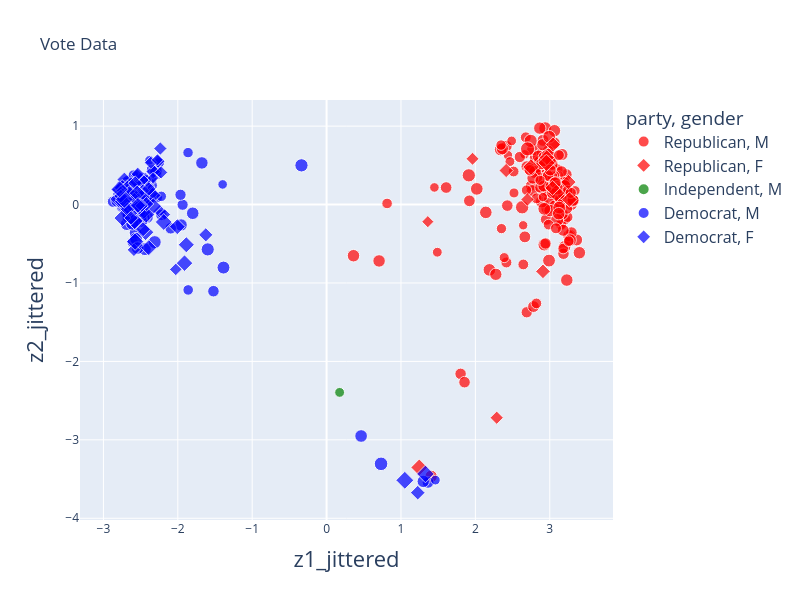

Notebook cell for this chart:
### Code cell
fig = px.scatter(vote_2d, x='z1_jittered', y='z2_jittered', color='party', symbol="gender", size='age',
           title='Vote Data', width=800, height=600, size_max=10,
           opacity = 0.7,
           color_discrete_map={'Democrat':'blue', 'Republican':'red', "Independent": "green"},
           hover_data=['first', 'last', 'state', 'party', 'gender', 'age'])

# Increase axis title size
fig.update_layout(
  xaxis_title=dict(font=dict(size=22)),
  yaxis_title=dict(font=dict(size=22))
)

# Increase legend text size
fig.update_layout(legend=dict(font=dict(size=16)))

### Figure 1 — Plotly figure (JSON) as saved in the notebook; plotly's stock layout.template omitted (floating-point values rounded to 4 significant figures; data arrays with more than 128 entries replaced by an {"elided": "..."} marker saying what was removed)
{"data": [{"customdata": {"elided": "184x6 mixed values"}, "hovertemplate": "party=%{customdata[3]}<br>gender=%{customdata[4]}<br>z1_jittered=%{x}<br>z2_jittered=%{y}<br>age=%{customdata[5]}<br>first=%{customdata[0]}<br>last=%{customdata[1]}<br>state=%{customdata[2]}<extra></extra>", "legendgroup": "Republican, M", "marker": {"color": "red", "opacity": 0.7, "size": {"elided": "184 int values"}, "sizemode": "area", "sizeref": 0.91, "symbol": "circle"}, "mode": "markers", "name": "Republican, M", "orientation": "v", "showlegend": true, "type": "scatter", "x": {"elided": "184 float values"}, "xaxis": "x", "y": {"elided": "184 float values"}, "yaxis": "y"}, {"customdata": [["Susan", "Brooks", "IN", "Republican", "F", 64], ["Liz", "Cheney", "WY", "Republican", "F", 58], ["Virginia", "Foxx", "NC", "Republican", "F", 81], ["Kay", "Granger", "TX", "Republican", "F", 81], ["Jenniffer", "González-Colón", "PR", "Republican", "F", 48], ["Vicky", "Hartzler", "MO", "Republican", "F", 64], ["Jaime", "Herrera Beutler", "WA", "Republican", "F", 46], ["Debbie", "Lesko", "AZ", "Republican", "F", 66], ["Cathy", "McMorris Rodgers", "WA", "Republican", "F", 55], ["Carol", "Miller", "WV", "Republican", "F", 74], ["Martha", "Roby", "AL", "Republican", "F", 48], ["Aumua", "Amata", "AS", "Republican", "F", 77], ["Elise", "Stefanik", "NY", "Republican", "F", 40], ["Ann", "Wagner", "MO", "Republican", "F", 62], ["Jackie", "Walorski", "IN", "Republican", "F", 61]], "hovertemplate": "party=%{customdata[3]}<br>gender=%{customdata[4]}<br>z1_jittered=%{x}<br>z2_jittered=%{y}<br>age=%{customdata[5]}<br>first=%{customdata[0]}<br>last=%{customdata[1]}<br>state=%{customdata[2]}<extra></extra>", "legendgroup": "Republican, F", "marker": {"color": "red", "opacity": 0.7, "size": [64, 58, 81, 81, 48, 64, 46, 66, 55, 74, 48, 77, 40, 62, 61], "sizemode": "area", "sizeref": 0.91, "symbol": "diamond"}, "mode": "markers", "name": "Republican, F", "orientation": "v", "showlegend": true, "type": "scatter", "x": [2.959, 2.909, 3.086, 2.955, 2.287, 3.251, 1.962, 3.264, 2.414, 2.747, 2.7, 1.246, 1.361, 3.036, 3.045], "xaxis": "x", "y": [0.5991, -0.8521, 0.1454, 0.5318, -2.718, 0.2868, 0.5839, 0.06393, 0.4342, 0.4784, 0.06436, -3.352, -0.2182, 0.2126, 0.7651], "yaxis": "y"}, {"customdata": [["Justin", "Amash", "MI", "Independent", "M", 44]], "hovertemplate": "party=%{customdata[3]}<br>gender=%{customdata[4]}<br>z1_jittered=%{x}<br>z2_jittered=%{y}<br>age=%{customdata[5]}<br>first=%{customdata[0]}<br>last=%{customdata[1]}<br>state=%{customdata[2]}<extra></extra>", "legendgroup": "Independent, M", "marker": {"color": "green", "opacity": 0.7, "size": [44], "sizemode": "area", "sizeref": 0.91, "symbol": "circle"}, "mode": "markers", "name": "Independent, M", "orientation": "v", "showlegend": true, "type": "scatter", "x": [0.175], "xaxis": "x", "y": [-2.395], "yaxis": "y"}, {"customdata": {"elided": "148x6 mixed values"}, "hovertemplate": "party=%{customdata[3]}<br>gender=%{customdata[4]}<br>z1_jittered=%{x}<br>z2_jittered=%{y}<br>age=%{customdata[5]}<br>first=%{customdata[0]}<br>last=%{customdata[1]}<br>state=%{customdata[2]}<extra></extra>", "legendgroup": "Democrat, M", "marker": {"color": "blue", "opacity": 0.7, "size": {"elided": "148 int values"}, "sizemode": "area", "sizeref": 0.91, "symbol": "circle"}, "mode": "markers", "name": "Democrat, M", "orientation": "v", "showlegend": true, "type": "scatter", "x": {"elided": "148 float values"}, "xaxis": "x", "y": {"elided": "148 float values"}, "yaxis": "y"}, {"customdata": {"elided": "91x6 mixed values"}, "hovertemplate": "party=%{customdata[3]}<br>gender=%{customdata[4]}<br>z1_jittered=%{x}<br>z2_jittered=%{y}<br>age=%{customdata[5]}<br>first=%{customdata[0]}<br>last=%{customdata[1]}<br>state=%{customdata[2]}<extra></extra>", "legendgroup": "Democrat, F", "marker": {"color": "blue", "opacity": 0.7, "size": [78, 59, 71, 70, 74, 72, 63, 48, 62, 58, 60, 71, 61, 52, 67, 81, 80, 62, 71, 67, 44, 65, 82, 55, 72, 76, 36, 49, 43, 74, 64, 51, 48, 57, 37, 74, 89, 59, 78, 74, 68, 68, 77, 87, 78, 70, 58, 49, 78, 70, 73, 80, 49, 46, 53, 64, 87, 88, 35, 43, 84, 69, 58, 50, 50, 83, 59, 80, 55, 74, 59, 65, 83, 52, 48, 45, 41, 56, 74, 59, 48, 51, 40, 38, 71, 86, 58, 82, 79, 56, 67], "sizemode": "area", "sizeref": 0.91, "symbol": "diamond"}, "mode": "markers", "name": "Democrat, F", "orientation": "v", "showlegend": true, "type": "scatter", "x": [-2.455, -2.33, -2.561, -2.601, -1.91, -2.723, -2.57, -2.804, -2.534, -2.626, -2.718, -2.507, -2.525, -2.352, -2.647, -2.754, -2.582, -2.688, -2.419, -2.582, -2.799, -2.419, -2.627, -1.624, -2.748, -2.707, -2.334, -2.242, -2.027, -2.337, -2.545, -2.693, -2.235, -2.63, -2.175, -2.33, -2.759, -2.569, -2.722, -2.502, -2.007, -2.494, -2.189, -2.794, -2.744, -1.885, -2.728, -2.469, -2.424, -2.516, -2.481, -2.678, -2.59, -2.545, -2.646, -2.596, 1.052, -2.623, -2.572, -2.677, 1.328, -2.391, 1.225, -2.605, -2.539, -2.621, -2.422, -2.576, -2.624, -2.433, -2.466, -2.676, -2.52, -2.265, -2.225, -2.364, -2.592, -2.573, -2.74, -2.675, -2.486, -2.767, -2.275, -2.653, -2.545, -2.72, -2.39, -2.574, -2.783, -2.627, -2.536], "xaxis": "x", "y": [-0.07877, 0.4201, -0.2298, 0.1315, -0.7469, 0.1059, 0.1894, 0.1856, 0.2399, 0.2206, 0.3189, 0.06874, 0.0703, 0.1402, 0.006876, 0.06279, -0.2077, 0.181, 0.04829, 0.1077, 0.06758, 0.0469, 0.1534, -0.3861, 0.2151, 0.08717, 0.339, -0.08654, -0.8265, 0.1165, 0.1504, 0.04893, 0.7143, 0.2625, -0.1272, -0.02055, 0.1335, 0.02677, -0.001019, 0.102, -0.2824, 0.3129, -0.2229, 0.07061, -0.1726, -0.5128, 0.1769, 0.1745, -0.128, 0.09188, 0.09702, 0.1606, -0.5775, 0.3732, 0.09162, 0.1223, -3.516, 0.1096, -0.04228, 0.2309, -3.435, -0.5498, -3.674, 0.03304, 0.3912, 0.04214, 0.007613, -0.03812, 0.1551, -0.3537, -0.3156, -0.02851, -0.02058, 0.5528, 0.4097, 0.5343, 0.08343, 0.2733, 0.03611, -0.05988, -0.01555, 0.1066, 0.5695, 0.1662, 0.1446, 0.06566, 0.1991, -0.4728, 0.1938, -0.1703, -0.009955], "yaxis": "y"}], "layout": {"height": 600, "legend": {"font": {"size": 16}, "itemsizing": "constant", "title": {"text": "party, gender"}, "tracegroupgap": 0}, "title": {"text": "Vote Data"}, "width": 800, "xaxis": {"anchor": "y", "domain": [0, 1], "title": {"font": {"size": 22}, "text": "z1_jittered"}}, "yaxis": {"anchor": "x", "domain": [0, 1], "title": {"font": {"size": 22}, "text": "z2_jittered"}}}}
